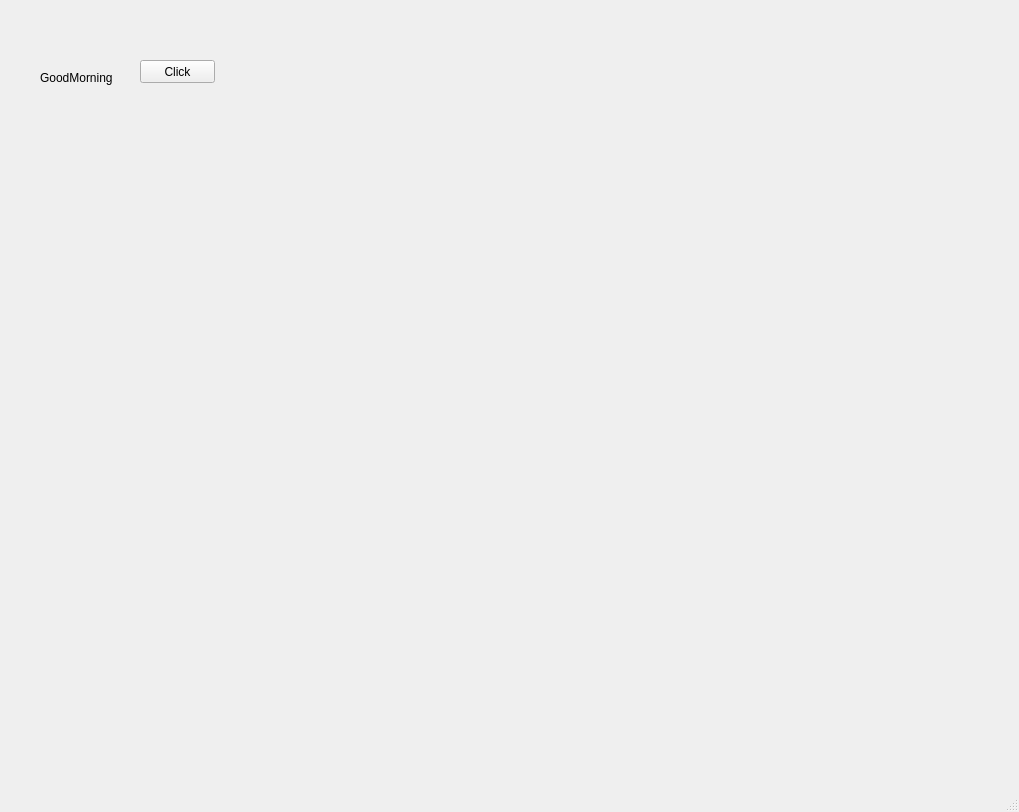
<?xml version="1.0" encoding="UTF-8"?>
<ui version="4.0">
 <class>MainWindow</class>
 <widget class="QMainWindow" name="MainWindow">
  <property name="geometry">
   <rect>
    <x>0</x>
    <y>0</y>
    <width>1019</width>
    <height>812</height>
   </rect>
  </property>
  <property name="windowTitle">
   <string>MainWindow</string>
  </property>
  <widget class="QWidget" name="centralwidget">
   <widget class="QPushButton" name="pb">
    <property name="geometry">
     <rect>
      <x>140</x>
      <y>60</y>
      <width>75</width>
      <height>23</height>
     </rect>
    </property>
    <property name="text">
     <string>Click</string>
    </property>
   </widget>
   <widget class="QLabel" name="lbl">
    <property name="geometry">
     <rect>
      <x>40</x>
      <y>70</y>
      <width>81</width>
      <height>16</height>
     </rect>
    </property>
    <property name="text">
     <string>GoodMorning</string>
    </property>
   </widget>
  </widget>
  <widget class="QMenuBar" name="menubar">
   <property name="geometry">
    <rect>
     <x>0</x>
     <y>0</y>
     <width>1019</width>
     <height>21</height>
    </rect>
   </property>
  </widget>
  <widget class="QStatusBar" name="statusbar"/>
 </widget>
 <resources/>
 <connections/>
</ui>
